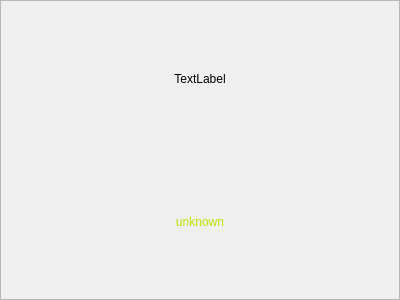
<?xml version="1.0" encoding="UTF-8"?>
<ui version="4.0">
 <class>CWE_StageStatusTab</class>
 <widget class="QFrame" name="CWE_StageStatusTab">
  <property name="geometry">
   <rect>
    <x>0</x>
    <y>0</y>
    <width>400</width>
    <height>300</height>
   </rect>
  </property>
  <property name="sizePolicy">
   <sizepolicy hsizetype="Preferred" vsizetype="Preferred">
    <horstretch>0</horstretch>
    <verstretch>0</verstretch>
   </sizepolicy>
  </property>
  <property name="windowTitle">
   <string>Frame</string>
  </property>
  <property name="styleSheet">
   <string notr="true">QFrame: { border-radius: 5px; }</string>
  </property>
  <property name="frameShape">
   <enum>QFrame::StyledPanel</enum>
  </property>
  <property name="frameShadow">
   <enum>QFrame::Raised</enum>
  </property>
  <property name="lineWidth">
   <number>1</number>
  </property>
  <layout class="QVBoxLayout" name="verticalLayout">
   <property name="spacing">
    <number>0</number>
   </property>
   <property name="leftMargin">
    <number>6</number>
   </property>
   <property name="topMargin">
    <number>6</number>
   </property>
   <property name="rightMargin">
    <number>6</number>
   </property>
   <property name="bottomMargin">
    <number>6</number>
   </property>
   <item>
    <widget class="QLabel" name="mainLabel">
     <property name="text">
      <string>TextLabel</string>
     </property>
     <property name="alignment">
      <set>Qt::AlignCenter</set>
     </property>
    </widget>
   </item>
   <item>
    <widget class="QLabel" name="statusLabel">
     <property name="font">
      <font>
       <weight>50</weight>
       <bold>false</bold>
      </font>
     </property>
     <property name="styleSheet">
      <string notr="true">QLabel {
color: #C0E000;
}
</string>
     </property>
     <property name="text">
      <string>unknown</string>
     </property>
     <property name="alignment">
      <set>Qt::AlignCenter</set>
     </property>
    </widget>
   </item>
  </layout>
 </widget>
 <resources/>
 <connections/>
</ui>
